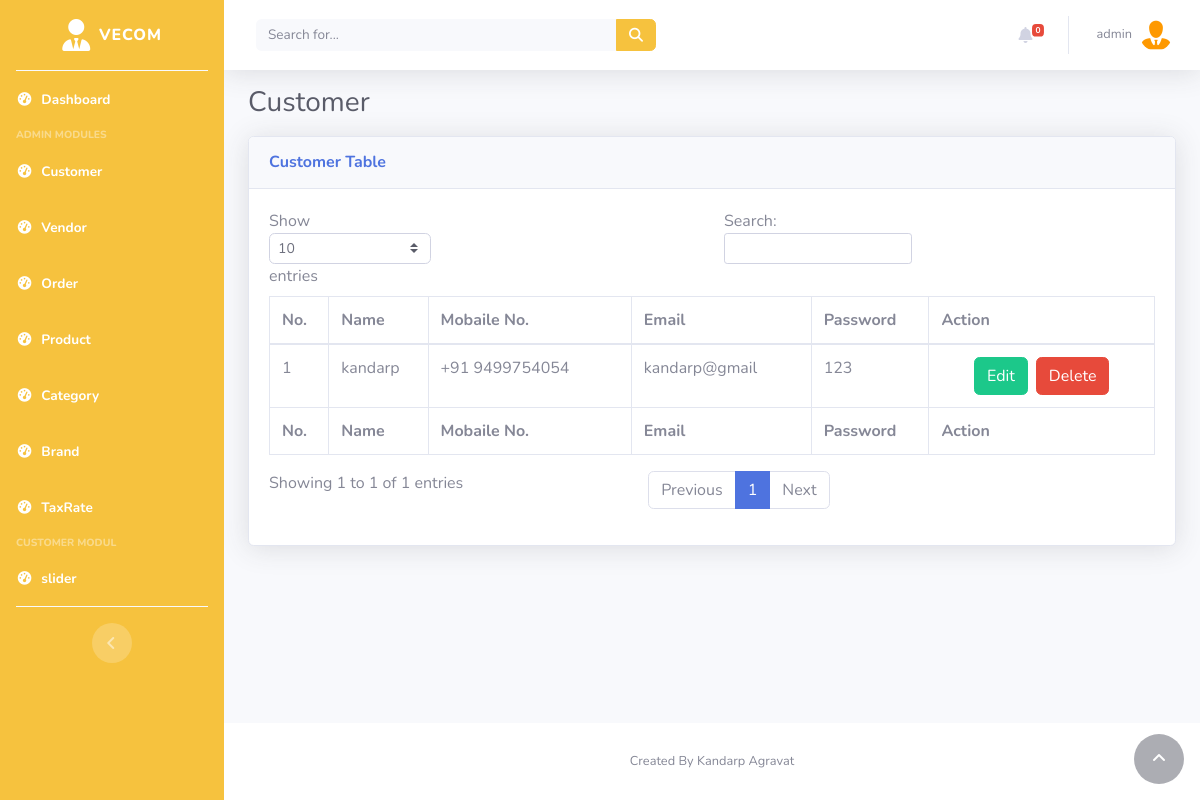
The page /admin/customer.php (signed in) on the database its author committed.
### tables this page shows
CREATE TABLE `customer` (
  `c_id` int(11) NOT NULL,
  `c_first_name` varchar(50) NOT NULL,
  `c_last_name` varchar(100) NOT NULL,
  `c_mobile_no` varchar(15) NOT NULL,
  `c_email` varchar(250) NOT NULL,
  `c_password` varchar(16) NOT NULL
);

### admin/customer.php (the view, shortened to what this page needs)
<?php
    if (isset($_SESSION['aunm']))
    {
        include("connection.php");
        include("header.php");
        include("sidebar.php");
        include("topbar.php");
?>
                <div class="container-fluid">
                    <div class="d-sm-flex align-items-center justify-content-between">
                        <h1 class="h3 mb-0 text-gray-800">Customer</h1>
                    </div>
                    <div class="card shadow my-3" id="customer_table">
                        <div class="card-header py-3">
                            <h6 class="m-0 font-weight-bold text-primary">Customer Table</h6>
                        </div>
                        <div class="card-body">
                            <div class="table-responsive">
                                <table class="table table-bordered" id="dataTable" width="100%" cellspacing="0">
                                    <thead>
                                        <tr>
                                            <th> No.</th>
                                            <th> Name</th>
                                            <th> Mobaile No.</th>
                                            <th> Email</th>
                                            <th> Password</th>
                                            <th> Action</th>
                                        </tr>
                                    </thead>
                                    <tbody>
                                        <?php
                                            include("connection.php");
                                            $sel_customer="SELECT * FROM customer";
                                            $sel_customer_ans=mysqli_query($c,$sel_customer);
                                            $n=1;
                                            while($fc=mysqli_fetch_array($sel_customer_ans)){
                                        ?>
                                        <tr>
                                            <td><?php echo $n; ?></td>
                                            <td><?php echo $fc['c_first_name'];?></td>
                                            <td><?php echo $fc['c_mobile_no'];?></td>
                                            <td><?php echo $fc['c_email'];?></td>
                                            <td><?php echo $fc['c_password'];?></td>
                                            <td>
                                                <div class="d-flex justify-content-center border-0">
                                                <button type='button' id='' class='edit-btn btn btn-success d-flex mx-1'>Edit</button>
                                                <button type='button' id='' class='btn btn-danger d-flex mx-1' data-id='<?php echo $fbc['c_id']; ?>'>Delete</button>
                                                </div>
                                            </td>
                                        </tr>
                                        <?php
                                            $n+=1;
                                            }
                                        ?>
                                    </tbody>
                                    <tfoot>
                                        <tr>
                                            <th> No.</th>
                                            <th> Name</th>
                                            <th> Mobaile No.</th>
                                            <th> Email</th>
                                            <th> Password</th>
                                            <th> Action</th>
                                        </tr>
                                    </tfoot>
                                </table>
                            </div>
                        </div>
                    </div>
                </div>
<?php
    include("footer.php");
} else {
    echo "
    <script type='text/javascript'>
        window.location='admin-login.php';
    </script>";
}
?>

### admin/topbar.php (shortened to what this page needs)
    <ul class="navbar-nav ml-auto">
        <li class="nav-item dropdown no-arrow mx-1" id="dor">
        <?php
        include("connection.php");
                    $sel_vend="select * from vendor where v_status='0'";
                    $sel_ans=mysqli_query($c,$sel_vend);
                    $fnv=mysqli_num_rows($sel_ans);
                    ?>
            <a class="nav-link dropdown-toggle" href="#" id="alertsDropdown" role="button"
                data-toggle="dropdown" aria-haspopup="true" aria-expanded="false">
                <i class="fas fa-bell fa-fw"></i>
                <span class="badge badge-danger badge-counter"><?= $fnv ?></span>
            </a>
        </li>
        <li class="nav-item dropdown no-arrow">
            <a class="nav-link dropdown-toggle" href="#" id="userDropdown" role="button"
                data-toggle="dropdown" aria-haspopup="true" aria-expanded="false">
                <span class="mr-2 d-none d-lg-inline text-gray-600 small"><?php echo $_SESSION['aunm'];?></span>
                <img class="img-profile rounded-circle"
                    src="<?php echo $af[4] ?>">
            </a>
        </li>
    </ul>
</nav>

### rows shown on the page
customer: c_first_name "kandarp", c_mobile_no "+91 9499754054", c_email "kandarp@gmail", c_password "123"

### other values the page prints
$fnv "0"
$_SESSION['aunm'] "admin"
